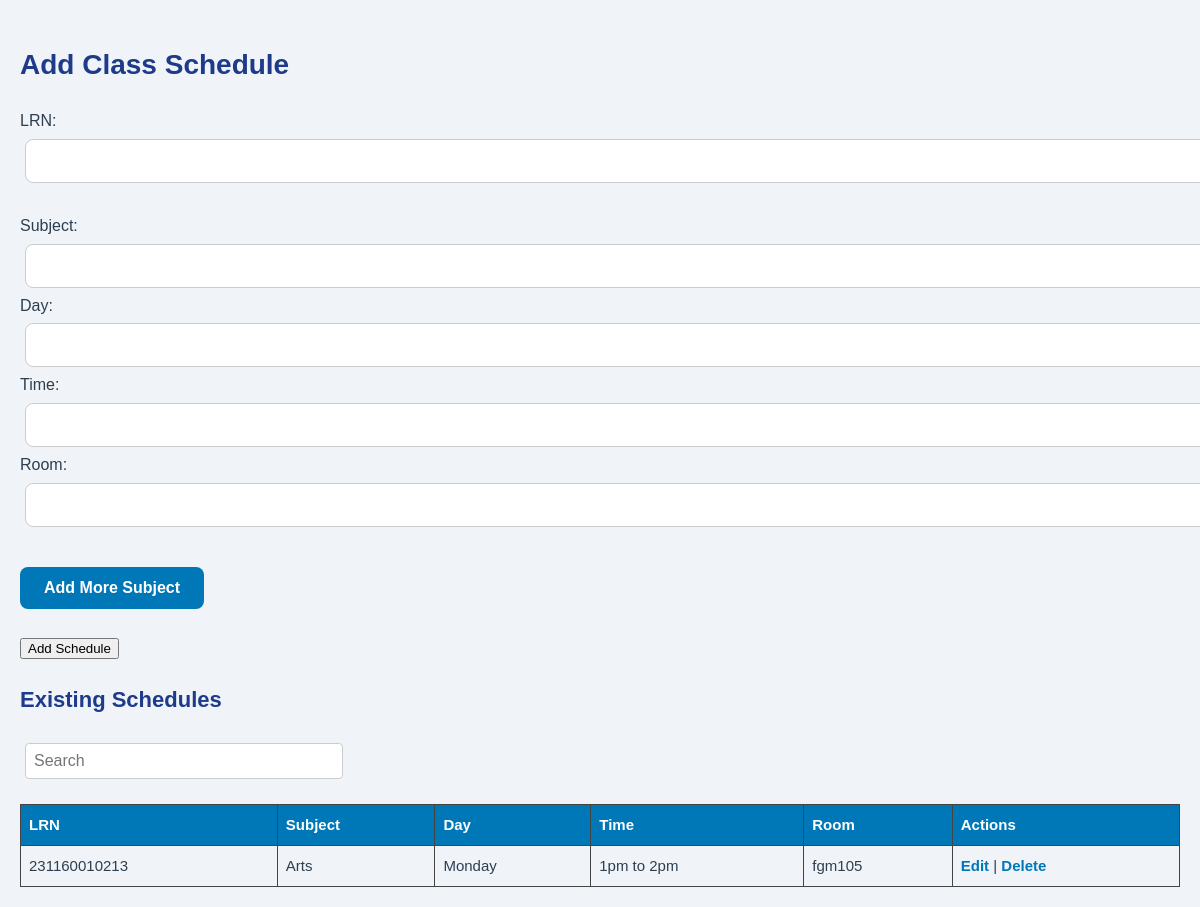
/schedule.php, run on an earlier commit of the app's database.
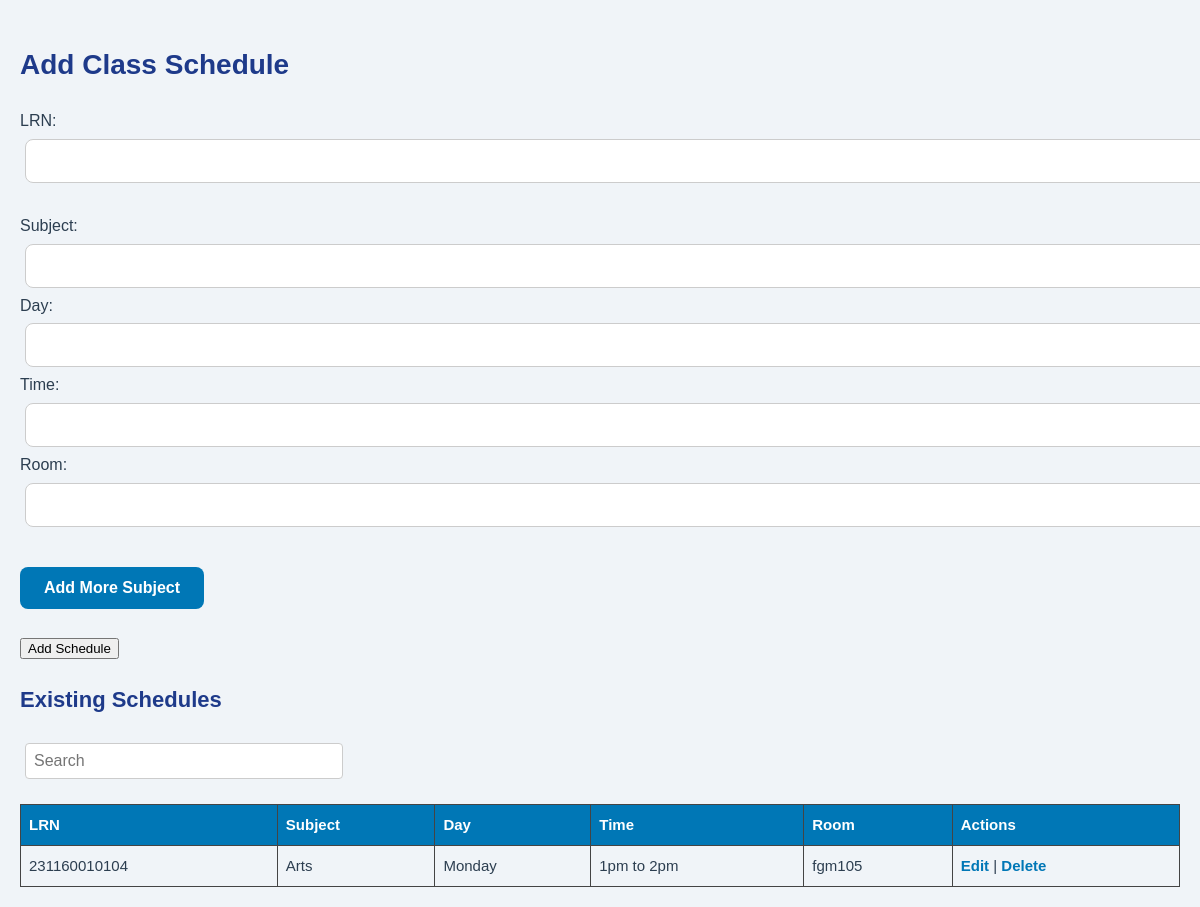
And on a later commit of the database.
### tables this page shows
CREATE TABLE `schedules` (
  `id` int(11) NOT NULL,
  `student_id` varchar(50) NOT NULL,
  `subject` varchar(100) NOT NULL,
  `day` varchar(20) NOT NULL,
  `time` varchar(20) NOT NULL,
  `room` varchar(50) DEFAULT NULL
);

### schedule.php (the view, shortened to what this page needs)
<?php
include 'db.php';
?>
<!DOCTYPE html>
<html>
<head>
    <link rel="stylesheet" type="text/css" href="css/admin.css">
</head>
<body>
<h2>Add Class Schedule</h2>
<form method="POST" action="schedule.php">
    LRN: <input type="text" name="student_id" required><br><br>
    <div id="scheduleFields">
        <div>
            Subject: <input type="text" name="subject[]" required>
            Day: <input type="text" name="day[]" required>
            Time: <input type="text" name="time[]" required>
            Room: <input type="text" name="room[]" required><br><br>
        </div>
    </div>
    <button type="button" onclick="addMore()">Add More Subject</button><br><br>
    <input type="submit" value="Add Schedule">
</form>
<h3>Existing Schedules</h3>
<div style="margin: 20px 0;">
    <input type="text" id="searchInput" placeholder="Search"
           style="padding: 8px; width: 300px; border: 1px solid #ccc; border-radius: 4px;">
</div>
<table>
    <tr><th>LRN</th><th>Subject</th><th>Day</th><th>Time</th><th>Room</th><th>Actions</th></tr>
    <?php
    $result = $conn->query("SELECT * FROM schedules");
    while($row = $result->fetch_assoc()) {
        echo "<tr>
                <td>{$row['student_id']}</td>
                <td>{$row['subject']}</td>
                <td>{$row['day']}</td>
                <td>{$row['time']}</td>
                <td>{$row['room']}</td>
                <td>
                    <a href='?edit={$row['student_id']}'>Edit</a> |
                    <a href='?delete={$row['id']}' onclick=\"return confirm('Delete this schedule?')\">Delete</a>
                </td>
              </tr>";
    }
    ?>
</table>
</body>
</html>

What changed in the data, as far as the page shows it:
removed schedules: student "231160010213", subject "Arts", day "Monday", time "1pm to 2pm", room "fgm105"
added schedules: student "231160010104", subject "Arts", day "Monday", time "1pm to 2pm", room "fgm105"
